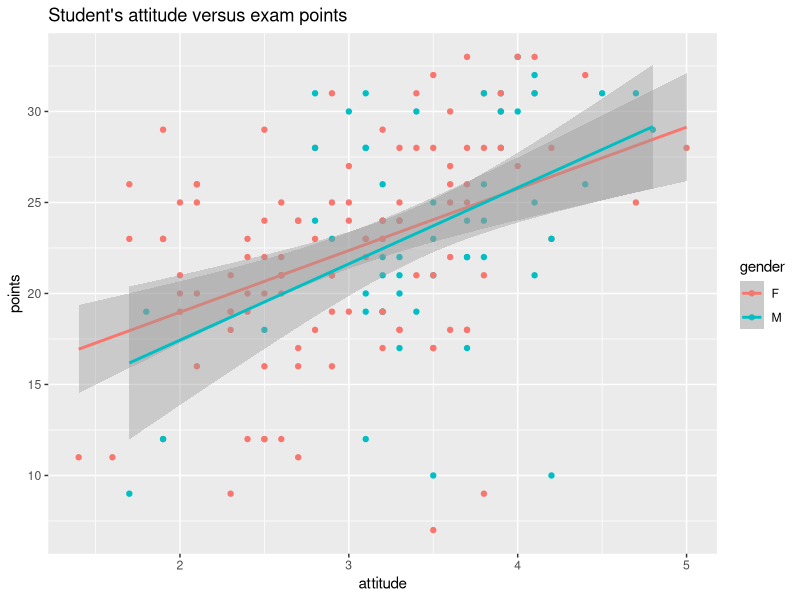
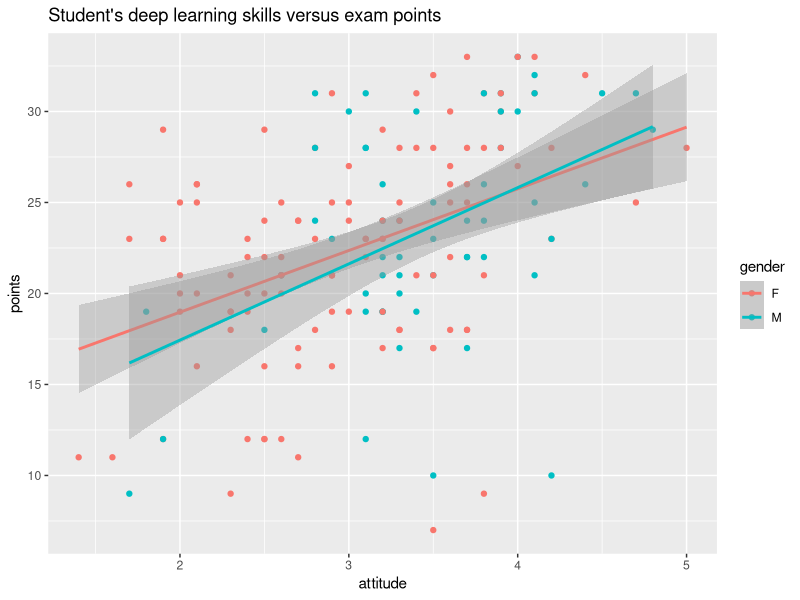
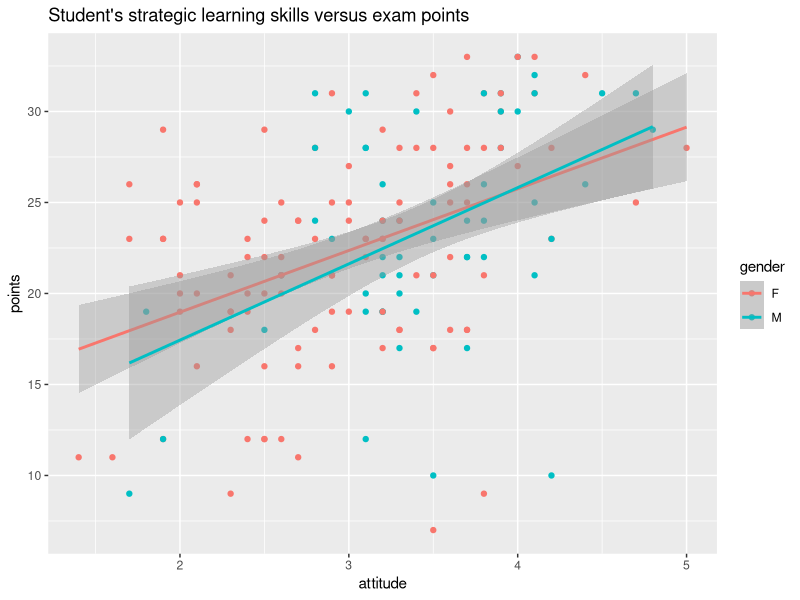
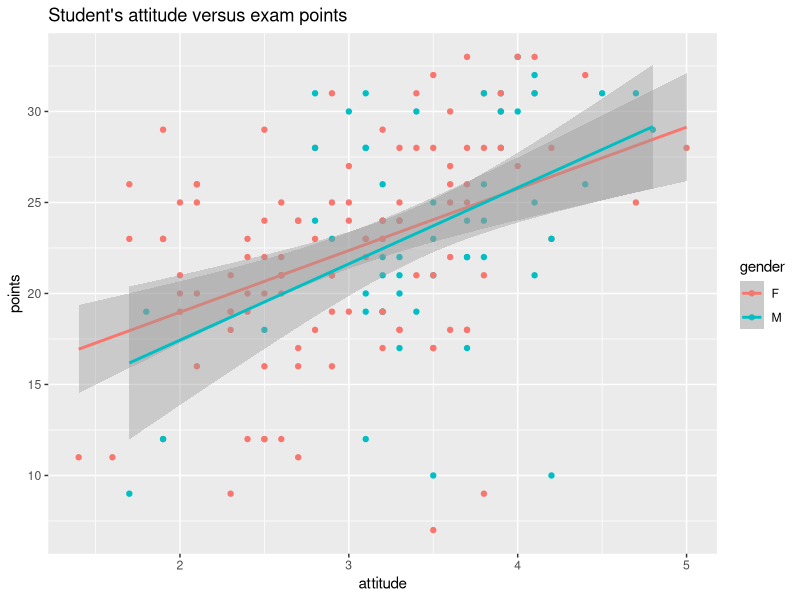
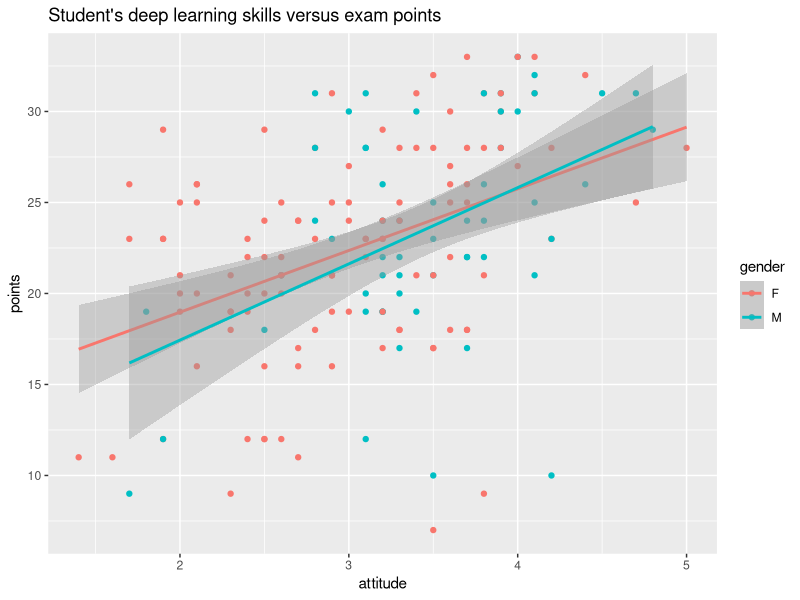
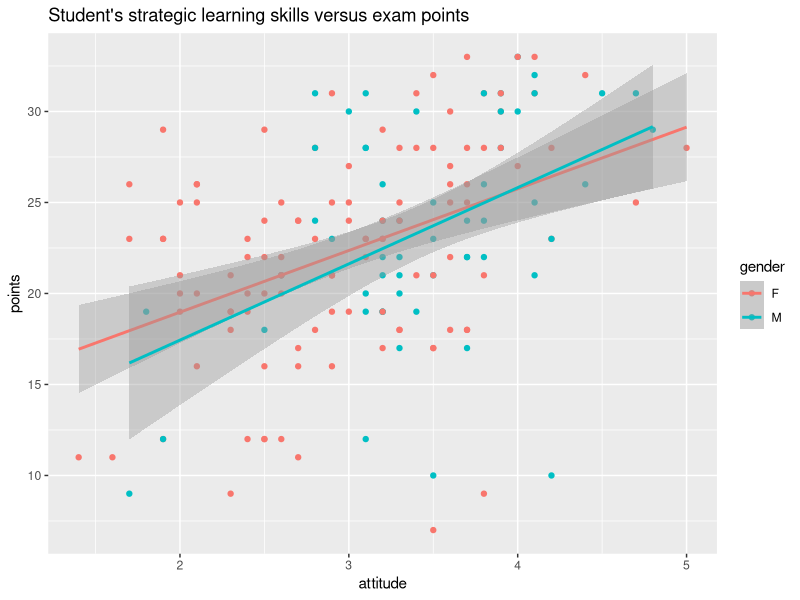

The R script that drew these images, in order:
options(max.print=1000000)
learning2014 <- read.table(file = "learning2014.txt")

library(dplyr) #accessed the dplyr-library
library(ggplot2) #accessed the ggplot2-library

# First, as an example, I will follow the idea in the DataCamp exercise and draw
# a plot of attitude versus exam points with gender specifying the plots. 
# Also a regression line is added to the plots, one for both genders (if gender is
# male, the line is blue and if female, the line is red.) The regression line is fitted 
# using the least squares approach so that
#

p1 <- ggplot(learning2014, aes(x = attitude, y = points, col =gender))

# define the visualization type (points)
p2 <- p1 + geom_point()

# add a regression line
p3 <- p2 + geom_smooth(method = "lm")

# add a main title and draw the plot
p4 <- p3 + ggtitle("Student's attitude versus exam points")
p4
ggsave("plot.png", width = 5, height = 5) # saved the plot as a png image

#Now I'm attempting to make a simila scatter plot out of two other variables in the learning2014 
# data, for learning's sake. I decided to choose variables "deep" and "points", to see if the student's
# deep leaning skills are in some kind of connection or loosely said, correlation, with each other.

p11 <- ggplot(learning2014, aes(x = deep, y = points, col =gender))

# define the visualization type (points)
p22 <- p1 + geom_point()

# add a regression line
p33 <- p2 + geom_smooth(method = "lm")

# add a main title and draw the plot
p44 <- p3 + ggtitle("Student's deep learning skills versus exam points")
p44
ggsave("plot1.png", width = 5, height = 5)
# As can be seen from the scatter plot and the linear regression curve fitted into it,
# there seems to be less connection between a student's deep learning skills and 
# their points earned in an exam, as the regression line is practically vertical.
# From this I got the idea to also illustrate the connection between a student's 
# stategic leaning skills with thei exam points, as I thought their strategic learning
# skills would have more to do with their points in an exam. Though the following
# code I got the resulting picture:

p111 <- ggplot(learning2014, aes(x = stra, y = points, col =gender))

# define the visualization type (points)
p222 <- p1 + geom_point()

# add a regression line
p333 <- p2 + geom_smooth(method = "lm")

# add a main title and draw the plot
p444 <- p3 + ggtitle("Student's strategic learning skills versus exam points")
p444
ggsave("plot2.png", width = 5, height = 5)
# From this I concluded, that there seems to be more connection with a students 
# strategic learning skills and their exam points, at least more so than with their
# deep leaning skills. The regression line in this case, is an ascending line
# i. e. the slope of the line is positive. This tends to say that the more
# the student is inclined towads strategic learning, the bigger number of points
# they seem to score from an exam. However, these are just initial observations,
# and have little if nothing to do with actual statistical analysis - but based
# on these ponderings and inclinations I would, as a statistician, try to establish my
# further work on this notion.


